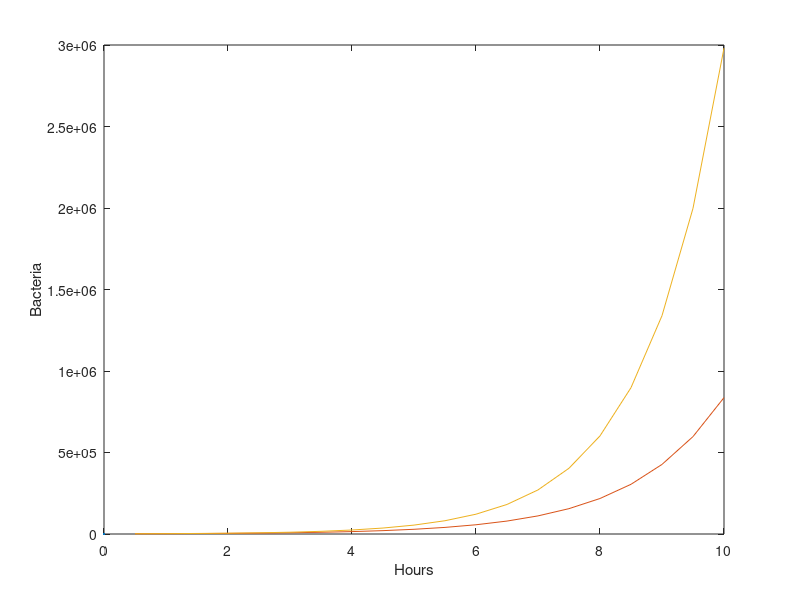

MATLAB code to generate this figure:
h = 0.5;
r = 0.8;
a = 0;
b = 10;
m = (b - a) / h;
N = zeros(1, m);     % one less element now
N0 = 1000;
N(1) = N0 + r*h*N0;  % no longer 'self-starting'

for i = 2:m
  N(i) = N(i-1) + r * h * N(i-1); %finite difference notation
end

t = a+h:h:b;         % exclude initial time = a
Nex = N0 * exp(r * t);
disp( [a N0 N0] )    % display initial values separately
disp( [t' N' Nex'] )

plot(a, N0)          % plot initial values separately
hold on
plot(t, N ), xlabel( 'Hours' ), ylabel( 'Bacteria' )
plot(t, Nex ), hold off
